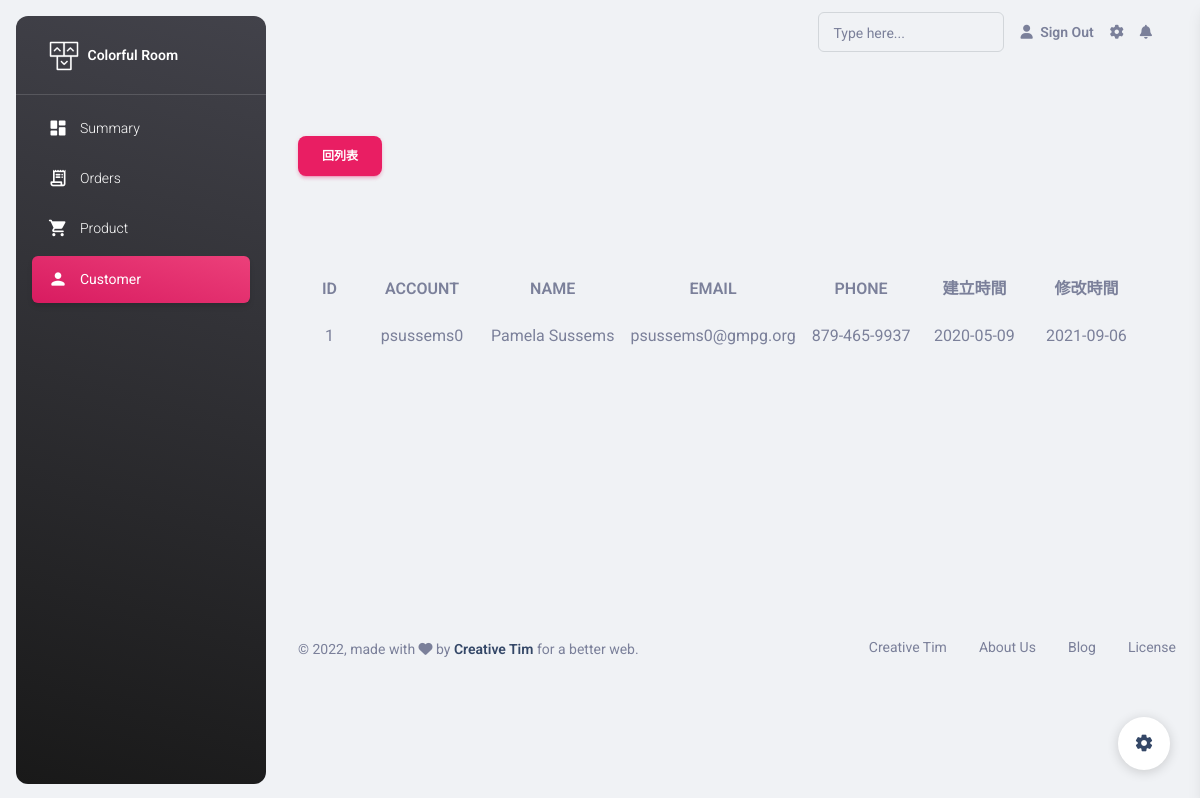
Screenshot of /pages/customer/customer.php?id=1 with the database file from the repository.
### tables this page shows
CREATE TABLE `customer` (
  `id` int(11) NOT NULL,
  `account` varchar(50) DEFAULT NULL,
  `name` varchar(50) DEFAULT NULL,
  `password` varchar(50) DEFAULT NULL,
  `email` varchar(50) DEFAULT NULL,
  `phone` varchar(50) DEFAULT NULL,
  `created_at` date DEFAULT NULL,
  `edit_at` date DEFAULT NULL,
  `valid` int(11) DEFAULT NULL
);

### pages/var.php (called while the page is built, shortened)
<?php
$url_page_user_list     = '/colorful-room/pages/customer/user-list.php?table=member';

### pages/customer/customer.php (the view, shortened to what this page needs)
<?php
include_once('../var.php');
include_once("../signin/do-authorize.php");
if (isset($_GET["id"])) {
    $id = $_GET["id"];
} else {
    $id = 0;
}
require_once("../../components/pdo-connect.php");
$sqlCustomer = "SELECT * FROM customer WHERE id=? AND valid=1";
$stmt = $db_host->prepare($sqlCustomer);
try {
    $stmt->execute([$id]);
    $rowCustomer = $stmt->fetch();
} catch (PDOException $e) {
    echo $e->getMessage();
}
?>
<?php include "../../template/head.php"; ?>
<?php include "../../template/body-aside.php"; ?>
<?php include "../../template/body-main-header.php" ?>
<div class="container">
    <div class="row justify-content-start">
        <div class="col-lg-10">
            <div class="py-2 my-6">
                <a href="<?= $url_page_user_list ?>" class="btn btn-primary">回列表</a>
            </div>
            <table class="table align-items-center col-lg-10 mb-12">
                <thead >
                    <tr>
                        <th class="text-uppercase text-secondary text-center" scope="col">ID</th>
                        <th class="text-uppercase text-secondary text-center" scope="col">Account</th>
                        <th class="text-uppercase text-secondary text-center" scope="col">Name</th>
                        <th class="text-uppercase text-secondary text-center" scope="col">Email</th>
                        <th class="text-uppercase text-secondary text-center" scope="col">Phone</th>
                        <th class="text-uppercase text-secondary text-center" scope="col">建立時間</th>
                        <th class="text-uppercase text-secondary text-center" scope="col">修改時間</th>
                    </tr>
                </thead>
                <tbody>
                    <tr>
                        <td class="align-middle text-center "><?= $rowCustomer["id"] ?></td>
                        <td class="align-middle text-center "><?= $rowCustomer["account"] ?></td>
                        <td class="align-middle text-center "><?= $rowCustomer["name"] ?></td>
                        <td class="align-middle text-center "><?= $rowCustomer["email"] ?></td>
                        <td class="align-middle text-center "><?= $rowCustomer["phone"] ?></td>
                        <td class="align-middle text-center "><?= $rowCustomer["created_at"] ?></td>
                        <td class="align-middle text-center "><?= $rowCustomer["edit_at"] ?></td>
                    </tr>
                </tbody>
            </table>
        </div>
    </div>
</div>
<?php include "../../template/body-main-footer.php" ?>
<?php include "../../template/body-corner.php" ?>

### rows the page displays
customer: id "1", account "psussems0", name "Pamela Sussems", email "psussems0@gmpg.org", phone "879-465-9937", created_at "2020-05-09", edit_at "2021-09-06"
